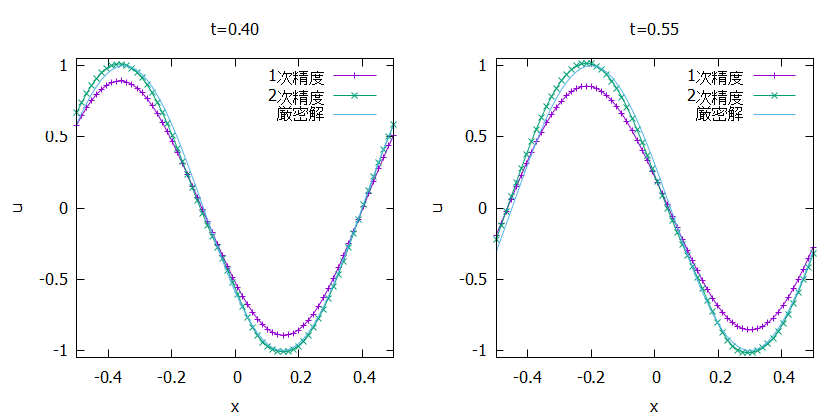

Write gnuplot code to recreate this figure.
reset
set terminal pngcairo size 840, 420
set out "01.png"

set multiplot layout 1, 2

set title "t=0.40"
set xlabel "x"
set ylabel "u"
set xrange [-0.5:0.5]
set yrange [-1.05:1.05]
plot "out_1st_40.data" w lp title "1次精度", \
"out_2nd_40.data" w lp title "2次精度", \
"out_as_40.data" w l title "厳密解"

set title "t=0.55"
set xlabel "x"
set ylabel "u"
set xrange [-0.5:0.5]
set yrange [-1.05:1.05]
plot "out_1st_55.data" w lp title "1次精度", \
"out_2nd_55.data" w lp title "2次精度", \
"out_as_55.data" w l title "厳密解"

unset multiplot
set out
set terminal wxt enhanced
reset
